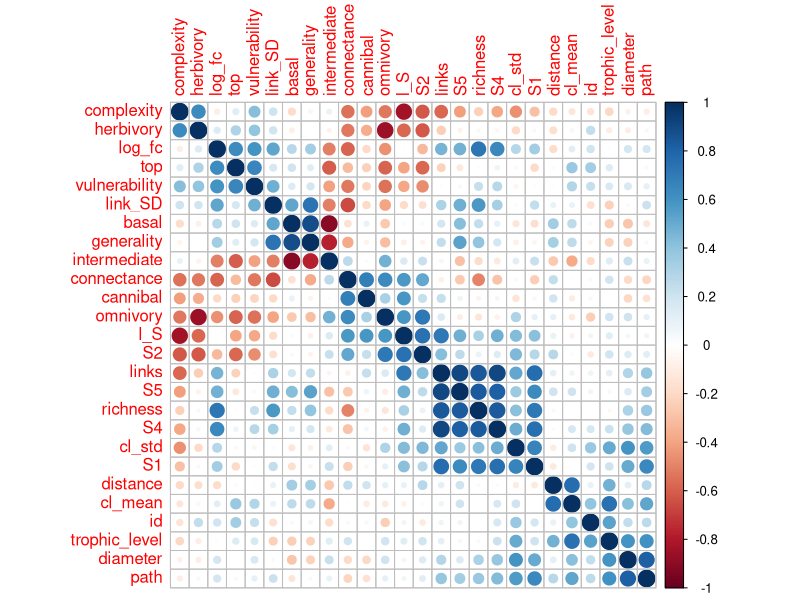
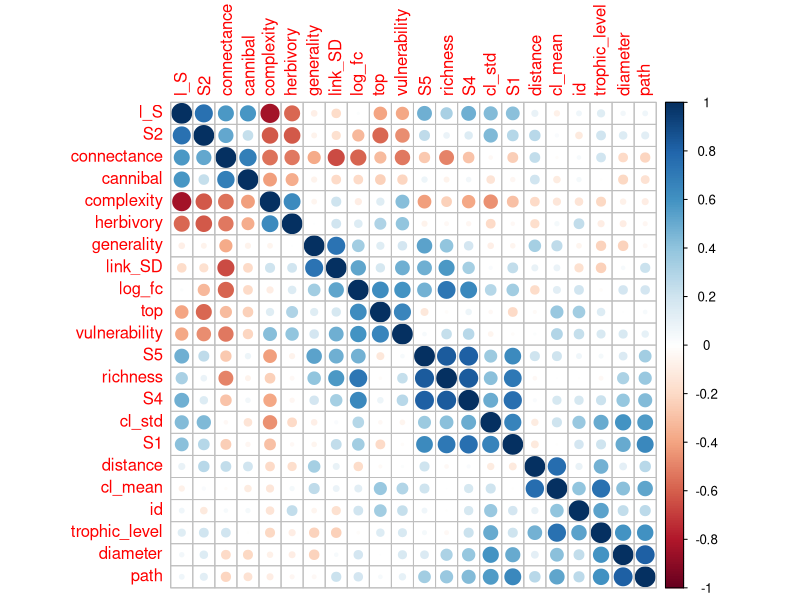
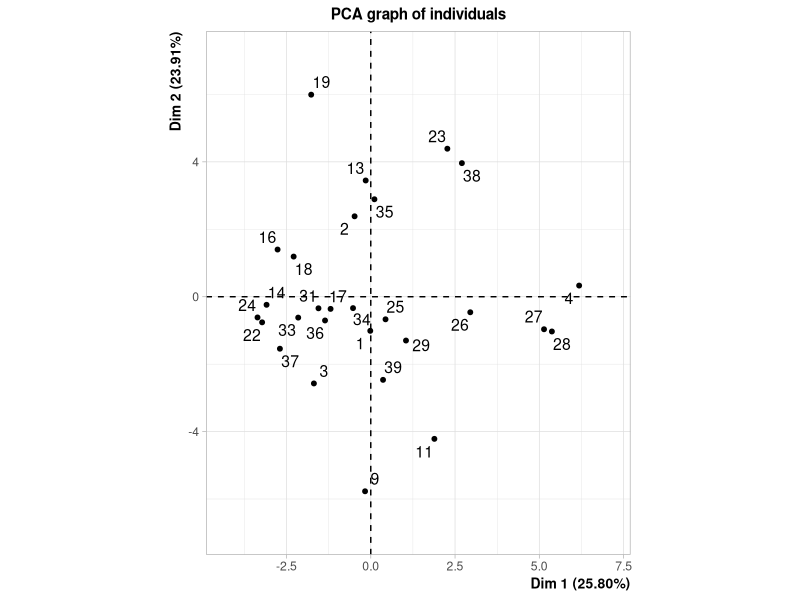
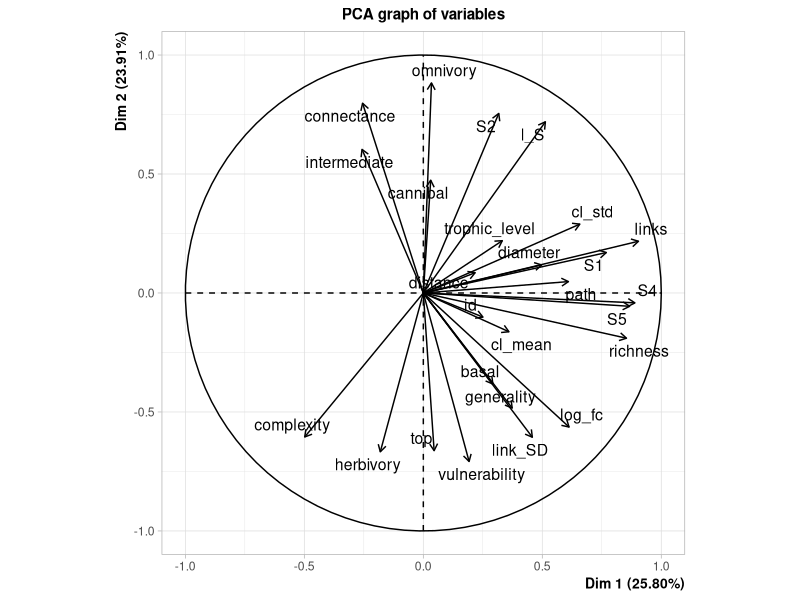

Write R code to recreate these figures, in order. (Note: this script raises an error after producing the figures.)
##Load packages
library(caret)
library(corrplot)
library(FactoMineR) 
library(here)
library(tidyverse)

# import network summary data
topology_mangal <- read.csv("data/mangal/mangal_summary.csv") %>%
  na.omit()

# 1: look at correlation first

#scale all features
topology_scaled <- scale(topology_mangal[1:ncol(topology_mangal)],
                         center = TRUE, scale = TRUE)

# correlation matrix
cor_matrix <- cor(topology_scaled)

corrplot(cor_matrix, order = "hclust")

# remove highly correlated vars
# select the cutoff 
corr_cutoff <- 0.85
# subset by cutoff
hc = findCorrelation(cor_matrix, cutoff = corr_cutoff) 

# subset 
topology_scaled_subset <- topology_scaled[,-hc]

cor_mat_subset <- cor(topology_scaled_subset)

corrplot(cor_mat_subset, order = "hclust")

# 2: look at correlation first

pca <- PCA(topology_mangal[1:ncol(topology_mangal)], scale.unit = T, graph=T)

# find number of dims describing 90 % of variance
dim_num <- pca$eig %>%
  as.data.frame() %>%
  filter(`cumulative percentage of variance` < 91) %>%
  nrow() %>% as.numeric()

dim_descrip <- dimdesc(pca, axes = 1:dim_num)

dim_descrip$Dim.1 %>%
  as.data.frame() %>%
  filter(abs(quanti.correlation) > 0.8) %>%
  rbind(dim_descrip$Dim.2 %>%
          as.data.frame() %>%
          filter(abs(quanti.correlation) > 0.8))
